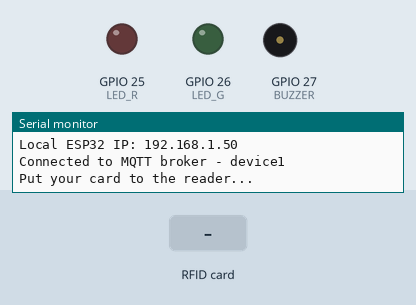
Recording of a sketch running on a simulated ESP32. Parts: output pins drawn as LEDs (lit = HIGH), buzzer (waves = sounding), the last lines printed to the serial monitor. The inputs (shaded band) are chosen by the test bench. WiFi joins after 1.5 s; servers stay silent unless stated; uploads are accepted with an empty reply; no MQTT or app messages arrive unless stated.

Above: at 4.3 s.
4.4 s: RFID card 5E 7A 19 C4 held to the reader
At 5.0 s:
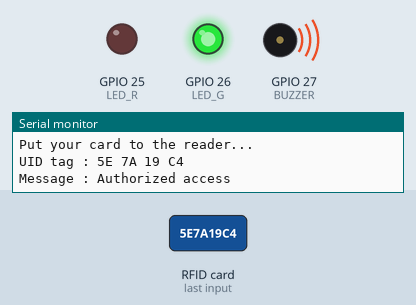
Timing chart, 0 to 7.4 s (numbered marks = the images above; inputs shaded):
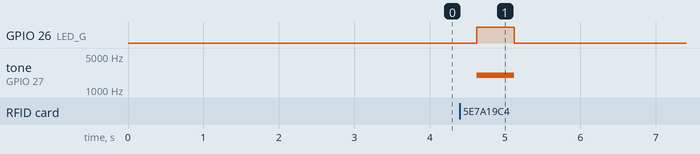

Measured:
- after the input at 4.4 s, GPIO 26 (LED_G): LOW → HIGH after 0.22 s, → LOW 0.50 s later; tone on GPIO 27 (BUZZER): silent → 2000 Hz after 0.22 s, → silent 0.50 s later

The sketch:

WIFI_RFID.ino
```cpp
#include <SPI.h>
#include <MFRC522.h>
#include <WiFi.h>
#include <HTTPClient.h>
#include <ArduinoJson.h>
#include <PubSubClient.h>

#define SS_PIN 5
#define RST_PIN 4
#define LED_G 26 // Green LED pin
#define LED_R 25 // Red LED pin
#define BUZZER 27 // Buzzer pin

const char *ssid = "Longnh";
const char *password = "long12345";
const char *mqtt_server = "103.82.22.78";
const char *mqtt_topic = "status";
const int mqtt_port = 1883;  // Default MQTT port
const char *mqtt_username = "longnh";
const char *mqtt_password = "1";
bool doorStatus = false; // false means the door is closed

WiFiClient espClient;
PubSubClient client(espClient);

MFRC522 mfrc522(SS_PIN, RST_PIN); // Create MFRC522 instance.

String removeSpaces(String input) {
  String result = "";
  for (size_t i = 0; i < input.length(); i++) {
    if (input[i] != ' ') {
      result += input[i];
    }
  }
  return result;
}

unsigned long lastMQTTMessageTime = 0;
const unsigned long mqttMessageInterval = 1000; // 1 second
const unsigned long cardReadInterval = 3000; // 3 seconds
unsigned long lastCardReadTime = 0;
bool canReadCard = true;

void setup() {
  Serial.begin(115200); // Initiate a serial communication

  SPI.begin();           // Initiate SPI bus
  mfrc522.PCD_Init();    // Initiate MFRC522

  delay(1000);
  // Connect to WiFi
  connectToWiFi();

  // Initialize MQTT
  client.setServer(mqtt_server, mqtt_port);
  connectToMQTT();

  pinMode(LED_G, OUTPUT);
  pinMode(LED_R, OUTPUT);
  pinMode(BUZZER, OUTPUT);
  noTone(BUZZER);

  Serial.println("Put your card to the reader...");
  Serial.println();
}

unsigned long doorOpenTime = 0;
const unsigned long doorOpenDuration = 5000;

void loop() {

  // Reconnect to Wi-Fi if not connected
  if (WiFi.status() != WL_CONNECTED) {
    Serial.println("Wi-Fi connection lost. Reconnecting...");
    connectToWiFi();
  }

  // Send door status to MQTT if one second has passed since the last message
  if (millis() - lastMQTTMessageTime >= mqttMessageInterval) {
    sendDoorStatusToMQTT();
    lastMQTTMessageTime = millis(); // Record the time the message was sent
  }

  // Check if enough time has passed to read another card
  if (canReadCard && millis() - lastCardReadTime >= cardReadInterval) {
    // Look for new cards
    if (mfrc522.PICC_IsNewCardPresent()) {
      // Select one of the cards
      if (mfrc522.PICC_ReadCardSerial()) {
        // Show UID on the serial monitor
        Serial.print("UID tag :");
        String content = "";
        for (byte i = 0; i < mfrc522.uid.size; i++) {
          Serial.print(mfrc522.uid.uidByte[i] < 0x10 ? " 0" : " ");
          Serial.print(mfrc522.uid.uidByte[i], HEX);
          content.concat(String(mfrc522.uid.uidByte[i] < 0x10 ? " 0" : " "));
          content.concat(String(mfrc522.uid.uidByte[i], HEX));
        }
        Serial.println();
        Serial.print("Message : ");
        content.toUpperCase();

        // Send HTTP request with card UID
        int httpCode = sendHTTPRequest(content.substring(1));

        if (httpCode == HTTP_CODE_OK) {
          Serial.println("Authorized access");
          Serial.println();
          doorStatus = true;
          digitalWrite(LED_G, HIGH);
          tone(BUZZER, 2000);
          delay(500);
          noTone(BUZZER);
          digitalWrite(LED_G, LOW);
          doorOpenTime = millis(); // Record the time the door was opened
        } else {
          Serial.println("Access denied");
          Serial.println();
          delay(500);
          digitalWrite(LED_R, HIGH);
          tone(BUZZER, 100);
          delay(1000);
          digitalWrite(LED_R, LOW);
          noTone(BUZZER);
        }

        canReadCard = false; // Disable reading card for the next 3 seconds
        lastCardReadTime = millis(); // Record the time the card was read
      }
    }
  }

  // Check if the door has been open for more than the specified duration
  if (doorStatus == true && (millis() - doorOpenTime) >= doorOpenDuration) {
    doorStatus = false;
  }

  // Enable reading card after 3 seconds
  if (!canReadCard && millis() - lastCardReadTime >= cardReadInterval) {
    canReadCard = true;
  }
}

void connectToWiFi() {
  WiFi.mode(WIFI_STA); //Optional
  WiFi.begin(ssid, password);
  Serial.print("\nConnecting");

  while (WiFi.status() != WL_CONNECTED) {
    Serial.print(".");
    delay(1000);
  }

  Serial.println("\nConnected to the WiFi network");
  Serial.print("Local ESP32 IP: ");
  Serial.println(WiFi.localIP());
}

void connectToMQTT() {
  while (!client.connected()) {
    if (client.connect("ESP32Client1", mqtt_username, mqtt_password)) {
      Serial.println("Connected to MQTT broker - device1");
    } else {
      Serial.println("Failed to connect to MQTT broker, retrying in 5 seconds...");
      delay(5000);
    }
  }
}

int sendHTTPRequest(String cardUID) {
  HTTPClient http;
  cardUID = removeSpaces(cardUID);

  // Get the MAC address of the ESP
  uint8_t mac[6];
  WiFi.macAddress(mac);
  String macAddress = "";
  for (int i = 0; i < 6; ++i) {
    macAddress += String(mac[i], HEX);
    if (i < 5) {
      macAddress += ":";
    }
  }

  // Construct the URL with the card UID as a parameter
  String url = "https://api-smartgate.longnh-1951060826.tech/api/gate";

  // Include both card ID and MAC address in the request body
  String requestBody = "{\"cardId\":\"" + cardUID + "\",\"macAddress\":\"" + macAddress + "\"}";

  http.begin(url);
  http.addHeader("Content-Type", "application/json");

  int httpCode = http.POST(requestBody);

  http.end();
  return httpCode;
}


void sendDoorStatusToMQTT() {
  // Get the MAC address of the ESP
  uint8_t mac[6];
  WiFi.macAddress(mac);

  // Construct the MQTT payload with door status and MAC address
  String mqttPayload = "{\"status\":\"" + String(doorStatus) + "\",\"mac\":\"";
  for (int i = 0; i < 6; ++i) {
    mqttPayload += String(mac[i], HEX);
    if (i < 5) {
      mqttPayload += ":";
    }
  }
  mqttPayload += "\"}";

  // Publish the MQTT payload to the specified topic
  client.publish(mqtt_topic, mqttPayload.c_str(), true);
}
```
